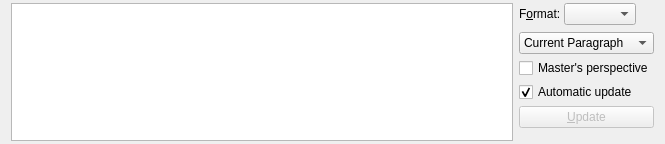
<?xml version="1.0" encoding="UTF-8"?>
<ui version="4.0">
 <class>ViewSourceUi</class>
 <widget class="QWidget" name="ViewSourceUi">
  <property name="geometry">
   <rect>
    <x>0</x>
    <y>0</y>
    <width>665</width>
    <height>144</height>
   </rect>
  </property>
  <property name="sizePolicy">
   <sizepolicy hsizetype="Preferred" vsizetype="Preferred">
    <horstretch>0</horstretch>
    <verstretch>0</verstretch>
   </sizepolicy>
  </property>
  <property name="windowTitle">
   <string/>
  </property>
  <layout class="QGridLayout" name="gridLayout_2">
   <property name="topMargin">
    <number>3</number>
   </property>
   <property name="bottomMargin">
    <number>3</number>
   </property>
   <item row="0" column="0">
    <layout class="QHBoxLayout" name="layout_" stretch="1,0">
     <property name="sizeConstraint">
      <enum>QLayout::SetMaximumSize</enum>
     </property>
     <item>
      <widget class="QTextEdit" name="viewSourceTV">
       <property name="sizePolicy">
        <sizepolicy hsizetype="Preferred" vsizetype="Ignored">
         <horstretch>0</horstretch>
         <verstretch>0</verstretch>
        </sizepolicy>
       </property>
       <property name="minimumSize">
        <size>
         <width>0</width>
         <height>0</height>
        </size>
       </property>
       <property name="baseSize">
        <size>
         <width>0</width>
         <height>0</height>
        </size>
       </property>
       <property name="whatsThis">
        <string/>
       </property>
      </widget>
     </item>
     <item>
      <layout class="QFormLayout" name="formLayout">
       <property name="sizeConstraint">
        <enum>QLayout::SetDefaultConstraint</enum>
       </property>
       <property name="fieldGrowthPolicy">
        <enum>QFormLayout::ExpandingFieldsGrow</enum>
       </property>
       <property name="labelAlignment">
        <set>Qt::AlignLeading|Qt::AlignLeft|Qt::AlignVCenter</set>
       </property>
       <property name="horizontalSpacing">
        <number>6</number>
       </property>
       <property name="verticalSpacing">
        <number>4</number>
       </property>
       <item row="0" column="0">
        <layout class="QHBoxLayout" name="horizontalLayout" stretch="0,1">
         <property name="spacing">
          <number>3</number>
         </property>
         <property name="sizeConstraint">
          <enum>QLayout::SetMinAndMaxSize</enum>
         </property>
         <property name="bottomMargin">
          <number>3</number>
         </property>
         <item>
          <widget class="QLabel" name="outputFormatLA">
           <property name="text">
            <string>F&amp;ormat:</string>
           </property>
           <property name="buddy">
            <cstring>outputFormatCO</cstring>
           </property>
          </widget>
         </item>
         <item>
          <widget class="QComboBox" name="outputFormatCO">
           <property name="enabled">
            <bool>true</bool>
           </property>
           <property name="sizePolicy">
            <sizepolicy hsizetype="Minimum" vsizetype="Fixed">
             <horstretch>0</horstretch>
             <verstretch>0</verstretch>
            </sizepolicy>
           </property>
           <property name="toolTip">
            <string>Select the output format</string>
           </property>
           <property name="sizeAdjustPolicy">
            <enum>QComboBox::AdjustToContents</enum>
           </property>
          </widget>
         </item>
        </layout>
       </item>
       <item row="2" column="0">
        <widget class="QCheckBox" name="masterPerspectiveCB">
         <property name="sizePolicy">
          <sizepolicy hsizetype="Minimum" vsizetype="Fixed">
           <horstretch>0</horstretch>
           <verstretch>0</verstretch>
          </sizepolicy>
         </property>
         <property name="toolTip">
          <string>Show the source as the master document gets it</string>
         </property>
         <property name="text">
          <string>Master's perspective</string>
         </property>
        </widget>
       </item>
       <item row="3" column="0">
        <widget class="QCheckBox" name="autoUpdateCB">
         <property name="text">
          <string>Automatic update</string>
         </property>
         <property name="checked">
          <bool>true</bool>
         </property>
        </widget>
       </item>
       <item row="4" column="0" colspan="2">
        <widget class="QPushButton" name="updatePB">
         <property name="enabled">
          <bool>false</bool>
         </property>
         <property name="text">
          <string>&amp;Update</string>
         </property>
        </widget>
       </item>
       <item row="1" column="0" colspan="2">
        <widget class="QComboBox" name="contentsCO">
         <property name="sizePolicy">
          <sizepolicy hsizetype="Minimum" vsizetype="Fixed">
           <horstretch>0</horstretch>
           <verstretch>0</verstretch>
          </sizepolicy>
         </property>
         <item>
          <property name="text">
           <string>Current Paragraph</string>
          </property>
         </item>
         <item>
          <property name="text">
           <string>Complete Source</string>
          </property>
         </item>
         <item>
          <property name="text">
           <string>Preamble Only</string>
          </property>
         </item>
         <item>
          <property name="text">
           <string>Body Only</string>
          </property>
         </item>
        </widget>
       </item>
      </layout>
     </item>
    </layout>
   </item>
  </layout>
 </widget>
 <tabstops>
  <tabstop>viewSourceTV</tabstop>
  <tabstop>autoUpdateCB</tabstop>
  <tabstop>updatePB</tabstop>
 </tabstops>
 <includes>
  <include location="local">qt_i18n.h</include>
 </includes>
 <resources/>
 <connections/>
</ui>
